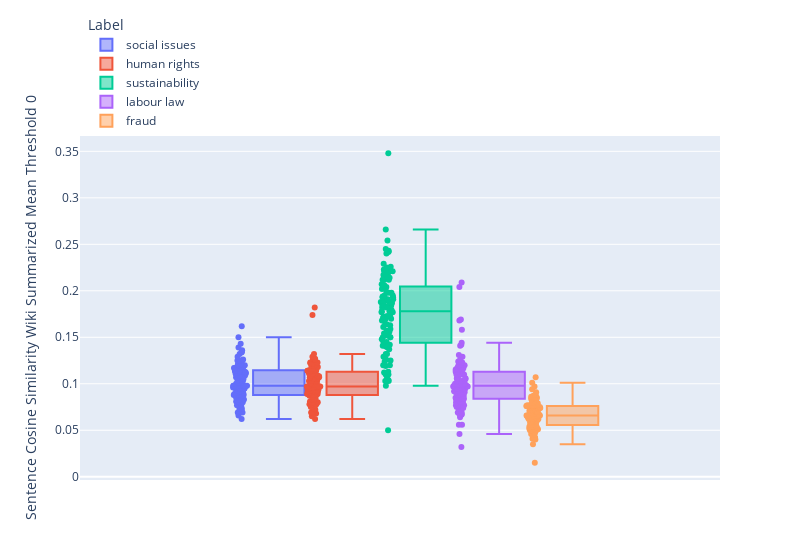

This figure's notebook cell:
### Markdown cell above
Analyse Sentence-BERT ANOVA auf Label

### Code cell
fig = px.box(result_normal, y="Sentence Cosine Similarity Wiki Summarized Mean Threshold 0", points="all", color = "Label", width=800)
fig.update_layout(legend=dict(
    yanchor="bottom",
    y=1,
    xanchor="left",
    x=0.01
))
fig.show()
